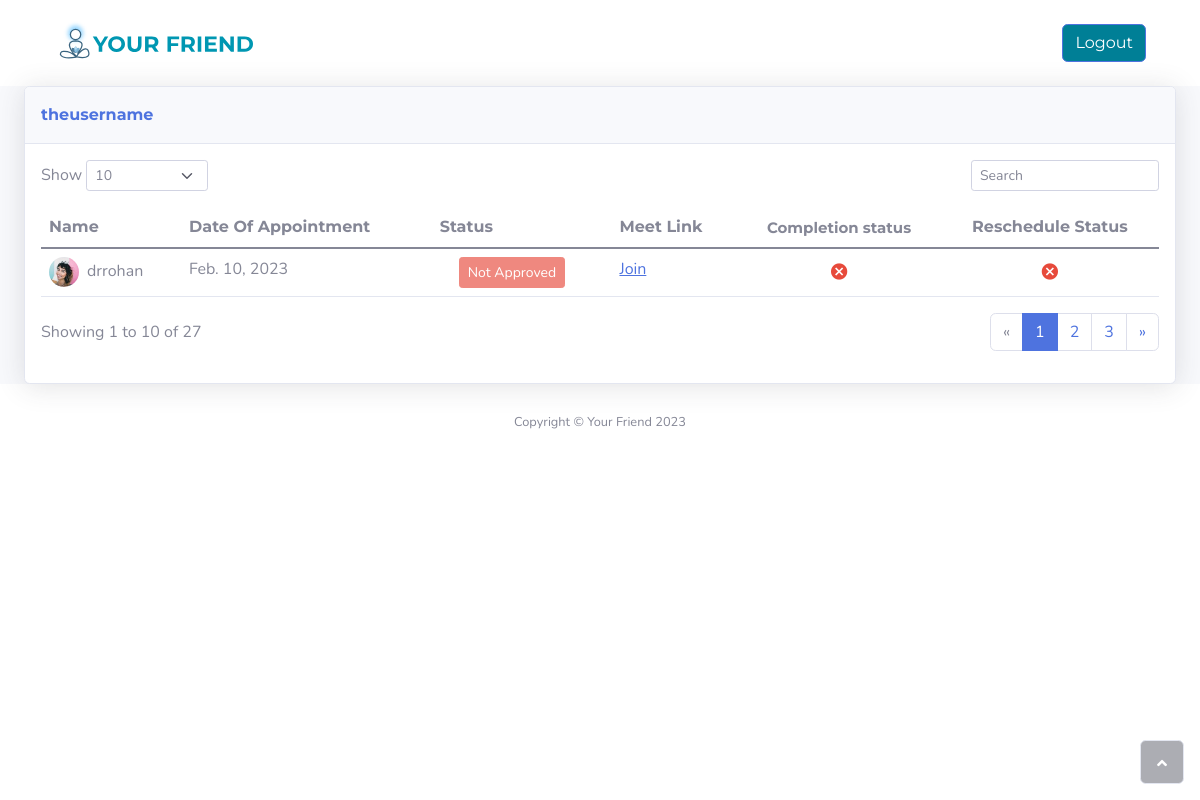
The page /auth/myappointments/ (signed in) on the database as committed earlier.
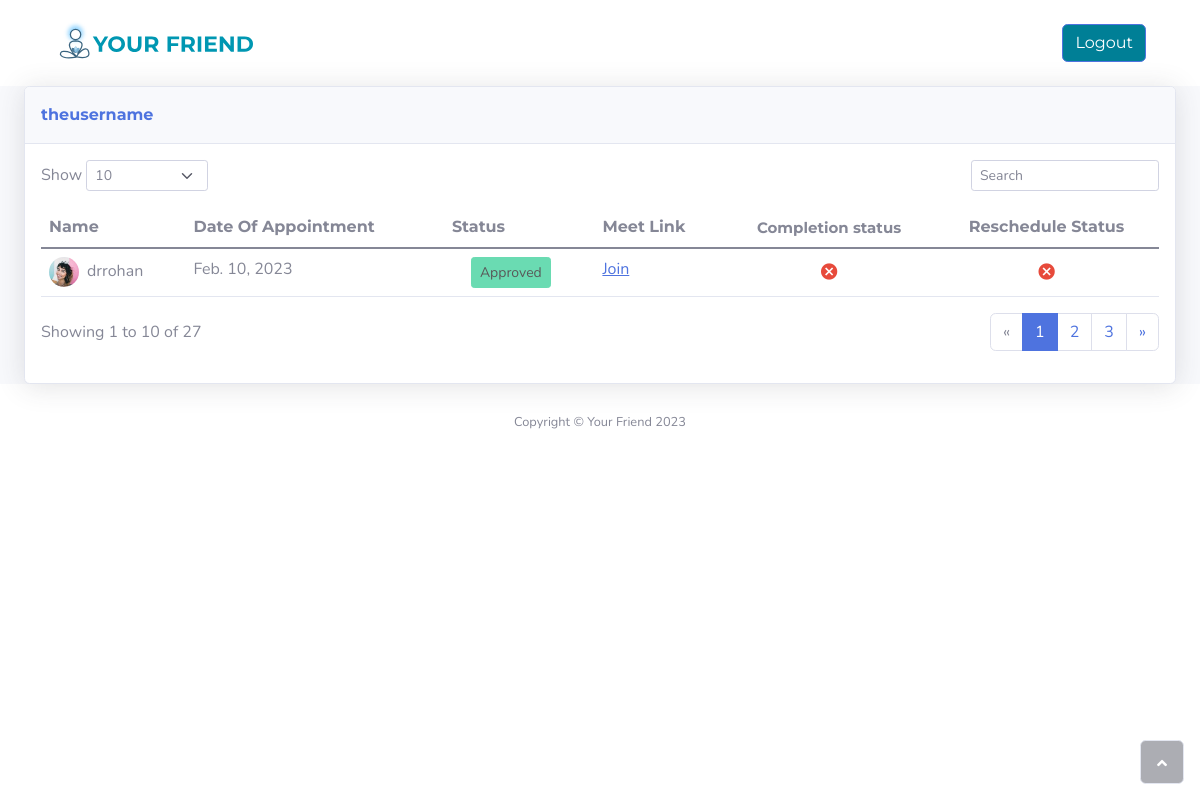
The same page on the database as committed later.
### home/models.py (models this page shows, shortened)
class Appointment(models.Model):
    name = models.CharField(max_length = 150)
    age = models.IntegerField()
    patient = models.ForeignKey(User, related_name="patient", on_delete=models.CASCADE)
    doctor = models.ForeignKey(User, related_name="doctor", on_delete=models.CASCADE)
    date = models.DateField()
    meet_link = models.CharField(max_length = 150)
    approved = models.BooleanField(default=False)
    conducted = models.BooleanField(default=False)
    is_rescheduled = models.BooleanField(default=False)

### accounts/models.py (models this page shows)
class User(AbstractUser):
    is_patient = models.BooleanField('Patient Status', default=False)
    is_consultant = models.BooleanField('Consultant Status', default=False)

### accounts/views.py (the view)
# urls.py: path('myappointments/', views.myappointments, name='myappointments'),
@login_required
def myappointments(request):
    userappointments = Appointment.objects.filter(patient = request.user)
    context = {'appointment': userappointments}
    return render(request, 'myappointments.html', context)

### templates/myappointments.html (shortened to what the changed rows need)
<!DOCTYPE html>
<html>
<head>
    <link rel="stylesheet" href="/static/bootstrap/css/bootstrap.min.css">
    <link rel="stylesheet" href="/static/fonts/fontawesome-all.min.css">
    <link rel="stylesheet" href="/static/fonts/ionicons.min.css">
    <link rel="stylesheet" href="/static/css/Navbar-Centered-Links-icons.css">
</head>
<body id="page-top">
    <div id="wrapper">
        <div class="d-flex flex-column" id="content-wrapper">
            <div id="content">
                <div class="container-fluid" id="patient-info">
                    <div class="card shadow">
                        <div class="card-body">
                            <div class="table-responsive table mt-2" id="dataTable" role="grid" aria-describedby="dataTable_info">
                                <table class="table my-0" id="dataTable">
                                    <thead>
                                        <tr>
                                            <th style="font-family: Montserrat, sans-serif;">Name</th>
                                            <th style="font-family: Montserrat, sans-serif;">Date Of Appointment</th>
                                            <th style="font-family: Montserrat, sans-serif;">Status</th>
                                            <th style="font-family: Montserrat, sans-serif;">Meet Link</th>
                                            <th class="text-center" style="font-family: Montserrat, sans-serif;font-size: 15px;">Completion status</th>
                                            <th class="text-center" style="font-family: Montserrat, sans-serif;">Reschedule Status</th>
                                        </tr>
                                    </thead>
                                    <tbody>
                                          {% for x in appointment %}
                                        <tr>
                                            <td><img class="rounded-circle me-2" width="30" height="30" src="/static/img/avatars/avatar1.jpeg">{{x.doctor}}</td>
                                            <td>{{x.date}}</td>
                                            <td>{% if x.approved %}<button class="btn btn-success btn-sm disabled" type="button" style="margin-left: 19px;" disabled="">Approved</button>{% else %}<button class="btn btn-danger btn-sm disabled" type="button" style="margin-left: 19px;" disabled="">Not Approved</button>{% endif %}</td>
                                            <td><a href ="https://{{x.meet_link}}">Join</td>
                                            <td class="text-center" style="text-align: center;">
                                                {% if x.is_conducted %}
                                                <i class="icon ion-android-done-all" style="color: var(--bs-red);font-family: Montserrat, sans-serif;font-size: 20px;text-align: center;"></i>
                                                {% else %}
                                                <i class="icon ion-android-cancel" style="color: var(--bs-red);font-family: Montserrat, sans-serif;font-size: 20px;text-align: center;"></i>
                                                {% endif %}
                                            </td>
                                            <td style="text-align: center;">
                                                {% if x.is_rescheduled %}
                                                <i class="icon ion-android-done-all" style="color: var(--bs-red);font-family: Montserrat, sans-serif;font-size: 20px;text-align: center;"></i>
                                                {% else %}
                                                <i class="icon ion-android-cancel" style="color: var(--bs-red);font-family: Montserrat, sans-serif;font-size: 20px;text-align: center;"></i>
                                                {% endif %}
                                            </td>
                                        </tr>
                                        {% endfor %}
                                    </tbody>
                                </table>
                            </div>
                        </div>
                    </div>
                </div>
            </div>
        </div><a class="border rounded d-inline scroll-to-top" href="#page-top"><i class="fas fa-angle-up"></i></a>
    </div>
</body>
</html>

Rows that differ between the two databases and show on the page:
changed Appointment "drrohan": approved "Not Approved" → "Approved"
